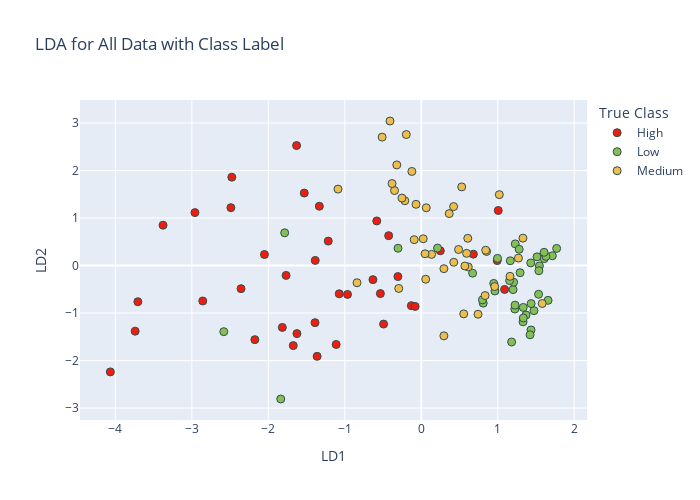

This figure's notebook cell:
### Markdown cell above
Con finalidad de observar nuestros datos, realizaremos una reducción de dimensionalidad con LDA:

### Code cell
# Color Palette
custom_palette = {
    'High': '#f01d0f',                 # Red
    'Medium': '#f0bc4c',               # Yellow
    'Low': '#86bf55'                   # Green
}

# Dimensionality Reduction
lda = LDA()
X_lda = lda.fit_transform(X, y)

# Prepare DataFrame for Plotly
X_truth_df = pd.DataFrame(X_lda, columns=['LD1', 'LD2'])
X_truth_df['True Class'] = y.loc[X.index].reset_index(drop=True)
X_truth_df['Data ID'] = X.index  

# Plotly Scatter Plot
fig = px.scatter(
    X_truth_df, 
    x='LD1', 
    y='LD2', 
    color='True Class',
    title='LDA for All Data with Class Label',
    labels={'LD1': 'LD1', 'LD2': 'LD2'},
    color_discrete_map=custom_palette,
    hover_data=['Data ID', 'True Class']  # Include ID in hover
)

fig.update_traces(marker=dict(size=8, line=dict(width=1, color='DarkSlateGrey')))
fig.update_layout(width=700, height=500)
fig.show()

### Figure 1 — Plotly figure (JSON) as saved in the notebook; plotly's stock layout.template omitted (floating-point values rounded to 4 significant figures)
{"data": [{"customdata": [[0, "High"], [1, "High"], [2, "High"], [3, "High"], [4, "High"], [5, "High"], [6, "High"], [7, "High"], [8, "High"], [9, "High"], [10, "High"], [11, "High"], [12, "High"], [13, "High"], [14, "High"], [15, "High"], [16, "High"], [17, "High"], [18, "High"], [19, "High"], [20, "High"], [21, "High"], [22, "High"], [23, "High"], [24, "High"], [25, "High"], [26, "High"], [27, "High"], [28, "High"], [29, "High"], [30, "High"], [31, "High"], [32, "High"], [33, "High"], [34, "High"], [35, "High"], [36, "High"], [37, "High"]], "hovertemplate": "True Class=%{customdata[1]}<br>LD1=%{x}<br>LD2=%{y}<br>Data ID=%{customdata[0]}<extra></extra>", "legendgroup": "High", "marker": {"color": "#f01d0f", "line": {"color": "DarkSlateGrey", "width": 1}, "size": 8, "symbol": "circle"}, "mode": "markers", "name": "High", "orientation": "v", "showlegend": true, "type": "scatter", "x": [1.09, 0.9932, 0.2492, 1.006, -4.066, -1.389, -3.377, -0.5818, -1.113, -1.817, -1.674, -0.3054, -1.362, -1.768, -3.741, -0.1298, -2.05, -2.857, -0.08027, -1.073, -2.357, -0.6317, -1.626, -1.216, -1.333, -2.959, -0.4262, -1.63, 0.6813, -3.706, -0.9645, -0.4926, -2.176, -1.386, -0.5346, -1.53, -2.477, -2.489], "xaxis": "x", "y": [-0.5022, 0.1034, 0.3106, 1.158, -2.239, -1.203, 0.8492, 0.9388, -1.662, -1.303, -1.685, -0.2325, -1.912, -0.2079, -1.382, -0.8448, 0.232, -0.746, -0.8609, -0.5949, -0.4871, -0.2971, -1.433, 0.5138, 1.248, 1.114, 0.6286, 2.525, 0.2395, -0.7618, -0.6077, -1.233, -1.561, 0.1079, -0.5907, 1.525, 1.86, 1.218], "yaxis": "y"}, {"customdata": [[38, "Low"], [39, "Low"], [40, "Low"], [41, "Low"], [42, "Low"], [43, "Low"], [44, "Low"], [45, "Low"], [46, "Low"], [47, "Low"], [48, "Low"], [49, "Low"], [50, "Low"], [51, "Low"], [52, "Low"], [53, "Low"], [54, "Low"], [55, "Low"], [56, "Low"], [57, "Low"], [58, "Low"], [59, "Low"], [60, "Low"], [61, "Low"], [62, "Low"], [63, "Low"], [64, "Low"], [65, "Low"], [66, "Low"], [67, "Low"], [68, "Low"], [69, "Low"], [70, "Low"], [71, "Low"], [72, "Low"], [73, "Low"], [74, "Low"], [75, "Low"], [76, "Low"], [77, "Low"]], "hovertemplate": "True Class=%{customdata[1]}<br>LD1=%{x}<br>LD2=%{y}<br>Data ID=%{customdata[0]}<extra></extra>", "legendgroup": "Low", "marker": {"color": "#86bf55", "line": {"color": "DarkSlateGrey", "width": 1}, "size": 8, "symbol": "circle"}, "mode": "markers", "name": "Low", "orientation": "v", "showlegend": true, "type": "scatter", "x": [1.514, 1.474, 1.292, 1.608, 0.9476, 0.6713, 1.37, 1.714, 1.631, 1.201, 1.223, 1.208, 1.156, 0.8103, 1.165, 1.545, 1.331, 1.334, 1.229, 1.436, 1.423, 1.182, 1.658, 0.7996, 0.9973, 1.28, 1.437, 1.77, 0.9635, 1.226, 1.538, 1.432, 1.335, 1.534, 1.606, 0.213, -0.3039, -1.837, -1.786, -2.582], "xaxis": "x", "y": [0.1826, -0.9492, -0.1512, 0.1453, -0.3767, -0.1607, -1.041, 0.2053, 0.1929, -0.5063, -0.9159, -0.3509, -0.3167, -0.7919, 0.1001, -0.008976, -1.185, -0.8822, 0.4555, -1.356, -1.458, -1.609, -0.7326, -0.7233, 0.1512, 0.3422, -0.8013, 0.3604, -0.5354, -0.8343, -0.1096, 0.05473, -1.104, -0.6047, 0.2782, 0.3677, 0.3642, -2.809, 0.689, -1.392], "yaxis": "y"}, {"customdata": [[78, "Medium"], [79, "Medium"], [80, "Medium"], [81, "Medium"], [82, "Medium"], [83, "Medium"], [84, "Medium"], [85, "Medium"], [86, "Medium"], [87, "Medium"], [88, "Medium"], [89, "Medium"], [90, "Medium"], [91, "Medium"], [92, "Medium"], [93, "Medium"], [94, "Medium"], [95, "Medium"], [96, "Medium"], [97, "Medium"], [98, "Medium"], [99, "Medium"], [100, "Medium"], [101, "Medium"], [102, "Medium"], [103, "Medium"], [104, "Medium"], [105, "Medium"], [106, "Medium"], [107, "Medium"], [108, "Medium"], [109, "Medium"], [110, "Medium"], [111, "Medium"], [112, "Medium"], [113, "Medium"], [114, "Medium"], [115, "Medium"], [116, "Medium"], [117, "Medium"], [118, "Medium"]], "hovertemplate": "True Class=%{customdata[1]}<br>LD1=%{x}<br>LD2=%{y}<br>Data ID=%{customdata[0]}<extra></extra>", "legendgroup": "Medium", "marker": {"color": "#f0bc4c", "line": {"color": "DarkSlateGrey", "width": 1}, "size": 8, "symbol": "circle"}, "mode": "markers", "name": "Medium", "orientation": "v", "showlegend": true, "type": "scatter", "x": [1.33, 0.8348, 1.582, 0.2961, -0.5114, 0.4232, 0.8542, 0.6083, 1.16, 0.5289, 0.2959, 1.271, -0.2945, 0.05779, -0.3499, -0.4089, -0.1224, 0.06521, -0.382, 0.135, 0.5931, -0.3197, -0.2147, 0.3656, -0.1957, -0.06818, 0.7424, 0.6148, 0.4249, 1.021, -0.2527, 0.8429, 0.9604, -0.09257, 0.4879, 0.04919, 0.02536, 0.5703, 0.5555, -1.089, -0.8402], "xaxis": "x", "y": [0.5764, -0.6321, -0.7995, -0.066, 2.703, 1.241, 0.2958, 0.5729, -0.2275, 1.655, -1.48, 0.1564, -0.4826, -0.2885, 1.579, 3.042, 1.98, 1.215, 1.726, 0.2346, 0.2564, 2.118, 1.364, 1.093, 2.757, 1.288, -1.025, -0.03014, 0.06851, 1.492, 1.42, 0.3223, -0.4429, 0.5442, 0.3373, 0.2477, 0.5632, -0.01002, -1.018, 1.609, -0.3625], "yaxis": "y"}], "layout": {"height": 500, "legend": {"title": {"text": "True Class"}, "tracegroupgap": 0}, "title": {"text": "LDA for All Data with Class Label"}, "width": 700, "xaxis": {"anchor": "y", "domain": [0, 1], "title": {"text": "LD1"}}, "yaxis": {"anchor": "x", "domain": [0, 1], "title": {"text": "LD2"}}}}
